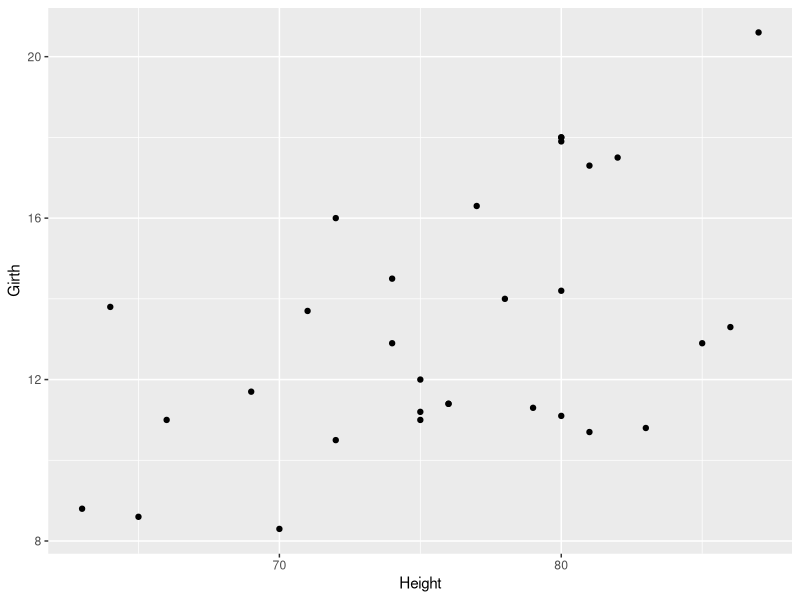
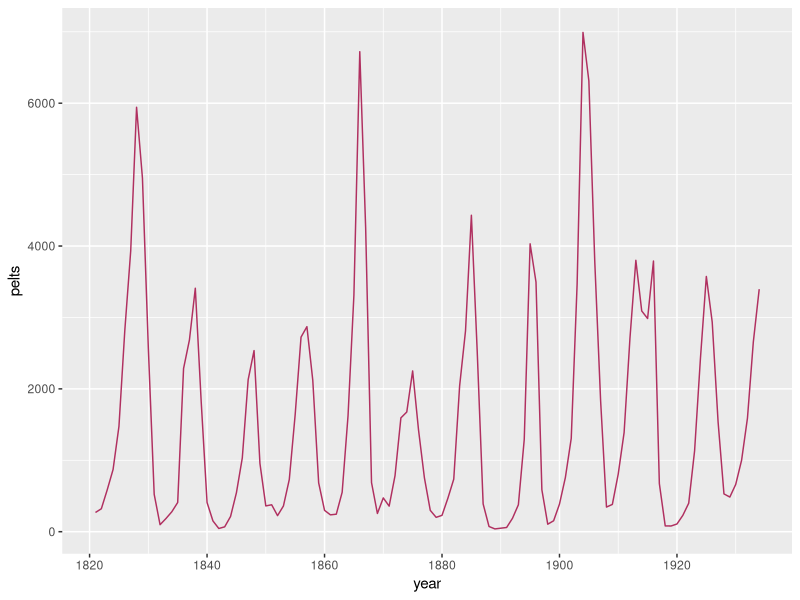
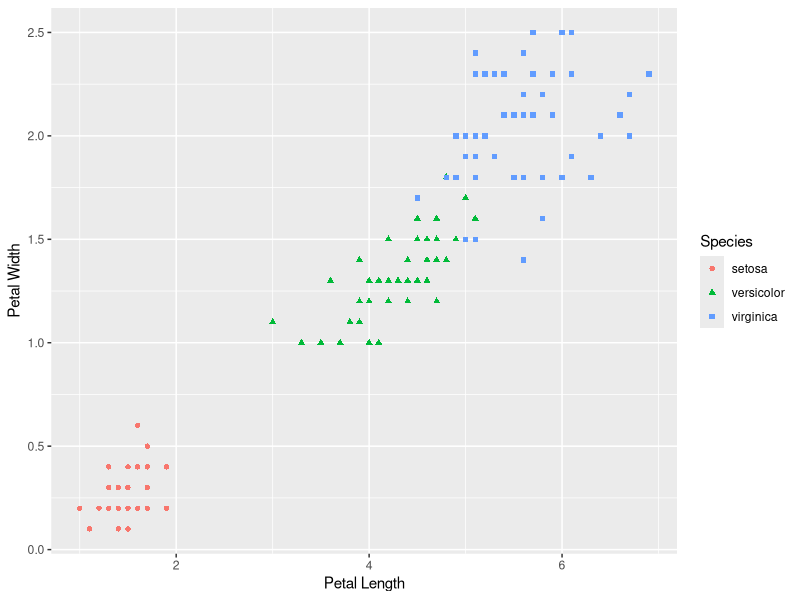
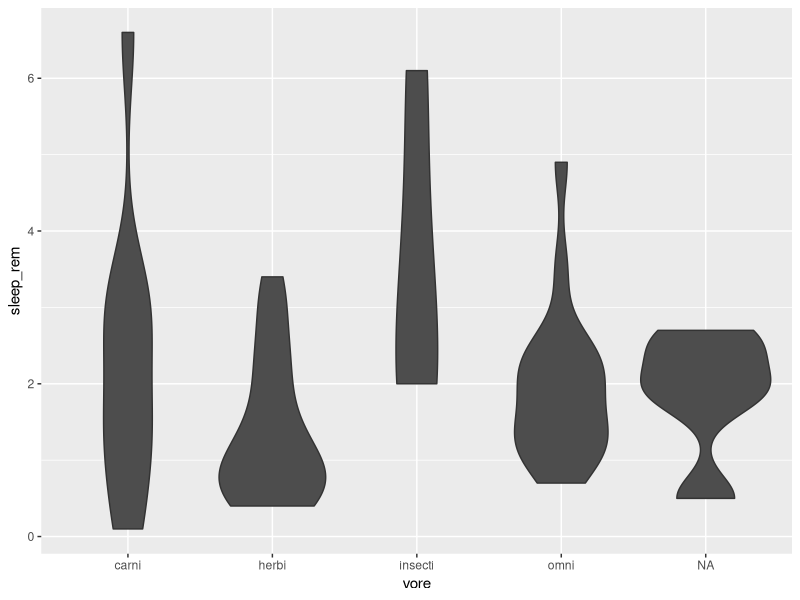
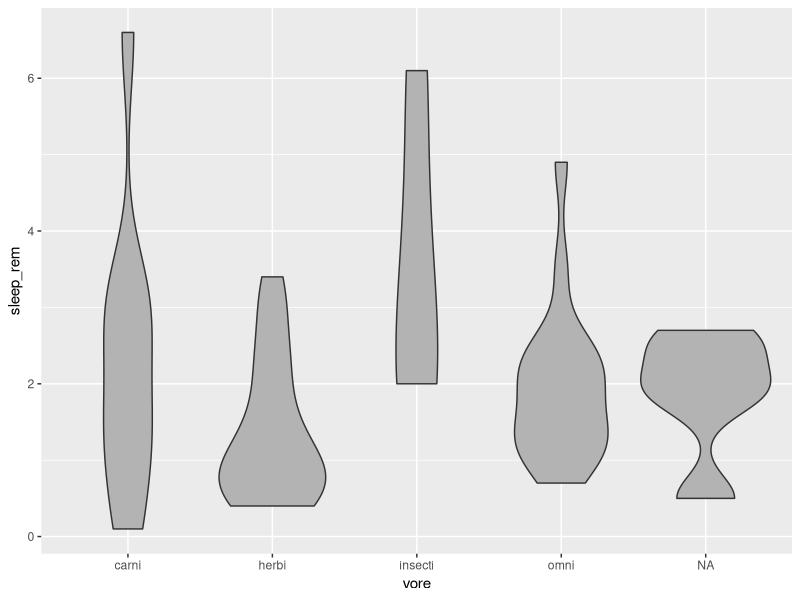
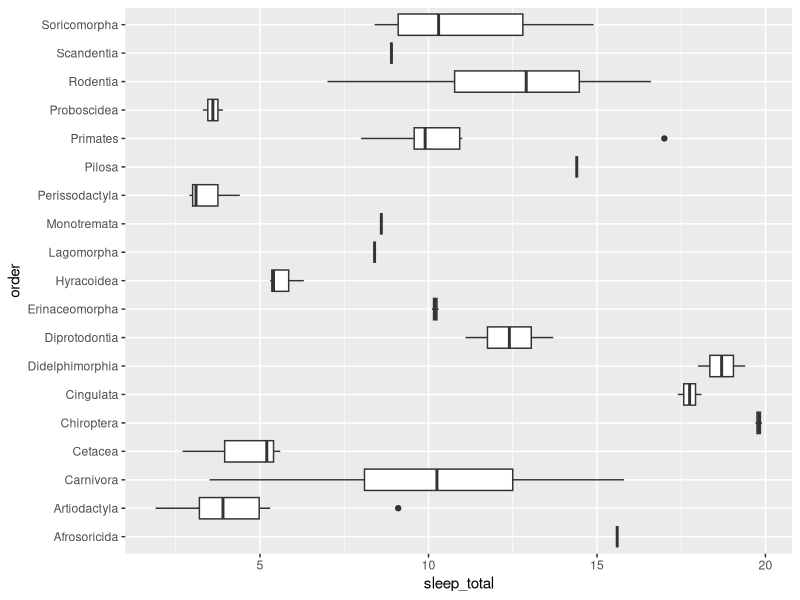
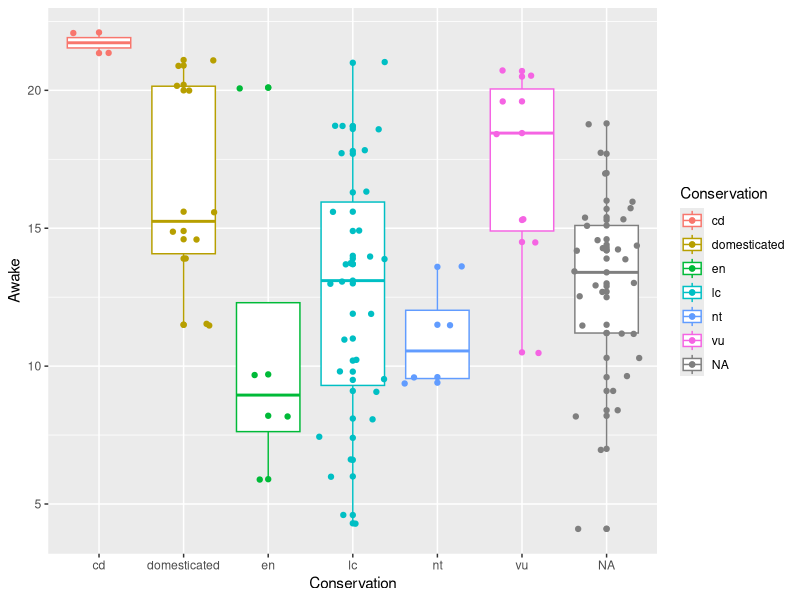
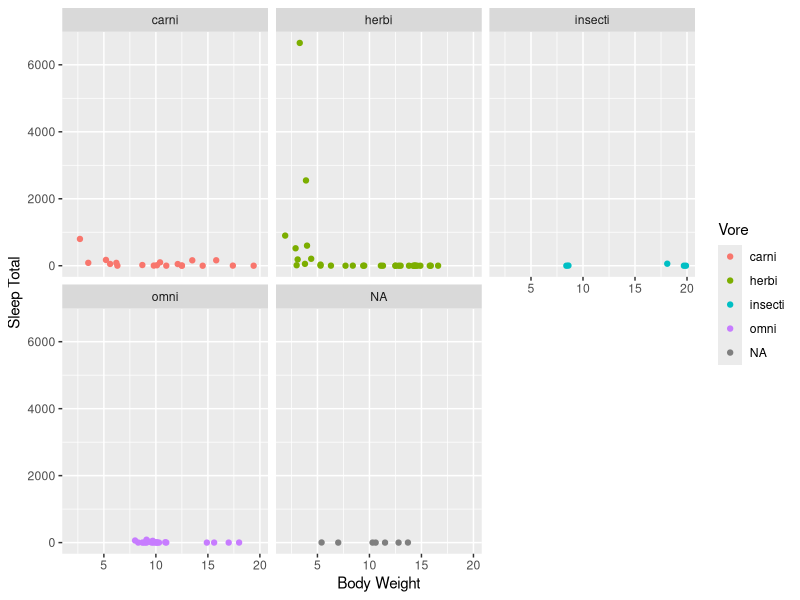

Write the R code that produced these figures, in order.
## ---- chunk 1
library("tidyverse")

## ---- chunk 2
data("faithful")
?faithful
## ---- chunk 3
data(trees)
?trees
trees
## ---- chunk 4
ggplot(data = trees)+
  geom_point(mapping = aes(x=Height, y=Girth))
## ---- chunk 5
data("lynx")
?lynx
## ---- chunk 6
data("lynx")
year <- c(1821:1934)
pelts <- as.vector(lynx)
lynx_pelts <- data.frame(year, pelts)
ggplot(data = lynx_pelts)+
  geom_line(mapping = aes(x=year, y=pelts), color="maroon")
## ---- chunk 7
data(iris)
?iris
ggplot(data = iris, mapping = aes(x=Petal.Length, y=Petal.Width), size=2)+
  geom_point(mapping=aes(color=Species, shape=Species))+
  xlab("Petal Length")+
  ylab("Petal Width")

## ---- chunk 8
data(msleep)
?msleep
ggplot(data = msleep, mapping = aes(x=vore, y=sleep_rem))+
  geom_violin(fill="grey30")

## ---- chunk 9
ggplot(data = msleep, mapping = aes(x=vore, y=sleep_rem))+
  geom_violin(fill="grey70")
## ---- chunk 10
data(msleep)
ggplot(data = msleep, mapping = aes(x=order, y=sleep_total))+
  geom_boxplot()+
  coord_flip()
## ---- chunk 11
data(msleep)
ggplot(data = msleep, mapping = aes(x=conservation, y=awake, color=conservation))+
  geom_boxplot()+
  geom_point()+
  geom_jitter()+
  xlab("Conservation")+ylab("Awake")+
  guides(color=guide_legend(title = "Conservation"))
## ---- chunk 12
data("msleep")
ggplot(data = msleep, mapping = aes(x=sleep_total, y=bodywt, color=vore))+
  geom_point()+
  facet_wrap(~vore, nrow=2)+
  xlab("Body Weight")+ylab("Sleep Total")+
  guides(color=guide_legend(title = "Vore"))
  
ggplot(data = msleep, mapping = aes(x=sleep_total, y=brainwt, color=conservation))+
  geom_point()+
  xlab("Sleep Total")+ylab("Brain Weight")+
  guides(color=guide_legend(title="Conservation"))+
  coord_flip()
